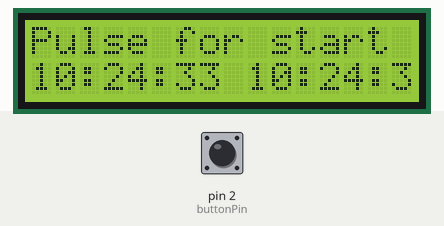
Simulated run of this sketch. Board: Arduino Uno, built with avr-gcc and run on an emulated ATmega328P. Shown: 16×2 character LCD. The inputs (shaded band) are chosen by the test bench; at power-on: pin 2 (buttonPin) LOW. The local clock reads 2024-03-15 10:24:30 at power-on unless the sketch sets it.

Above: at 3.2 s.
3.3 s: pin 2 (buttonPin) pulled HIGH for 0.15 s
At 4.8 s:
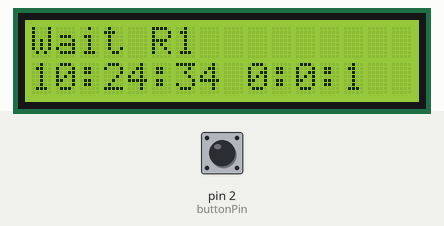
6.4 s: pin 2 (buttonPin) pulled HIGH for 1 s
At 7.2 s:
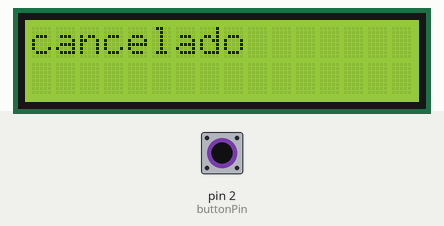
8.9 s: pin 2 (buttonPin) pulled HIGH for 0.15 s
At 10.5 s:
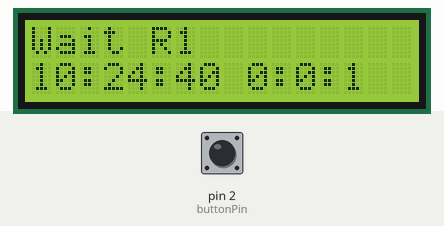
11.5 s: pin 2 (buttonPin) pulled HIGH for 1 s
At 13.8 s:
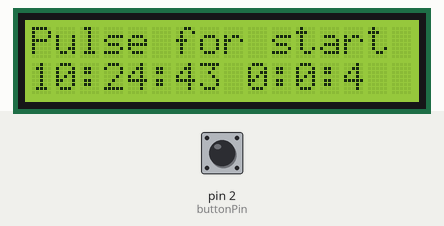
Timing chart, 0 to 15.3 s (numbered marks = the images above; inputs shaded):
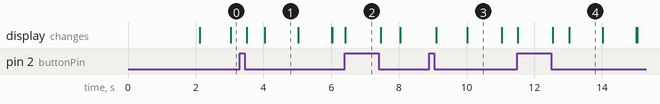

The sketch:

RK_protocol.ino
```cpp
//compatible con Arduino uno R3 y Mega R3

#include <Wire.h>
#include <LiquidCrystal_I2C.h>
#include <DS3231.h>

DS3231 rtc;  // Objeto para el RTC

LiquidCrystal_I2C lcd(0x27, 16, 2);  // LCD I2C 16x2

const int buttonPin = 2;
const int r1 = 3;

boolean z, y, sw, r, x;

uint32_t time_now = 0;
uint32_t time_new = 0;
uint32_t temp1;

void setup() {
  pinMode(buttonPin, INPUT);
  pinMode(r1, OUTPUT);

  lcd.init();
  lcd.backlight();
  lcd.print("automatic Kindling");
  delay(2000);
}

void loop() {
  uint16_t h;
  uint8_t m, s;

  if (z == 1 && digitalRead(buttonPin) == 1) {
    while (digitalRead(buttonPin) == 1) { delay(25); }
    z = 0; y = 0;
  }

  if (y == 0) {
    lcd.clear();
    lcd.print("Pulse for start");
    y = 1; sw = 0;
  }

  if (digitalRead(buttonPin) == 1 && sw == 0) {
    while (digitalRead(buttonPin) == 1) { delay(25); }
    time_now = getSecondsNow();
    x = 0;
    lcd.clear();
    lcd.print("Wait R1");
    sw = 1; r = 1;
  }

  time_new = getSecondsNow();

  if (x == 0 && sw == 1) {
    activarEvento(time_now, time_new, 1200, "Wait R2");
    activarEvento(time_now, time_new, 3600, "Wait R3");
    activarEvento(time_now, time_new, 6000, "Wait R4");
    activarEvento(time_now, time_new, 8400, "Wait R5");
    activarEvento(time_now, time_new, 10800, "Wait R6");

    if (time_new == time_now + 13200) {
      digitalWrite(r1, HIGH);
      lcd.setCursor(0, 0); lcd.print("              ");
      lcd.setCursor(8, 0); lcd.print("rele ON ");
    }
    if (time_new == time_now + 13210) {
      digitalWrite(r1, LOW);
      lcd.setCursor(0, 0); lcd.print("Fin de protocolo");
      z = 1;
    }
  }

  lcd.setCursor(0, 1);
  lcd.print(formatTimeString());

  lcd.setCursor(9, 1);
  temp1 = time_new - time_now;
  secondsToHMS(temp1, h, m, s);
  lcd.print(h); lcd.print(":"); lcd.print(m); lcd.print(":"); lcd.print(s);

  if (digitalRead(buttonPin) == 1 && r == 1) {
    r = 0;
    lcd.clear(); lcd.print("cancelado");
    while (digitalRead(buttonPin) == 1) { delay(25); }
    digitalWrite(r1, LOW); y = 0;
  }
}

void secondsToHMS(const uint32_t seconds, uint16_t &h, uint8_t &m, uint8_t &s) {
  uint32_t t = seconds;
  s = t % 60;
  t = (t - s) / 60;
  m = t % 60;
  t = (t - m) / 60;
  h = t;
}

uint32_t getSecondsNow() {
  bool h12, pm;
  return rtc.getHour(h12, pm) * 3600UL + rtc.getMinute() * 60UL + rtc.getSecond();
}

String formatTimeString() {
  bool h12, pm;
  char buffer[12];
  sprintf(buffer, "%02d:%02d:%02d", rtc.getHour(h12, pm), rtc.getMinute(), rtc.getSecond());
  return String(buffer);
}

void activarEvento(uint32_t base, uint32_t actual, uint32_t offset, const char* mensaje) {
  if (actual == base + offset) {
    digitalWrite(r1, HIGH);
    lcd.setCursor(0, 0); lcd.print("              ");
    lcd.setCursor(8, 0); lcd.print("rele ON ");
  }
  if (actual == base + offset + 10) {
    digitalWrite(r1, LOW);
    lcd.setCursor(0, 0); lcd.print(mensaje);
    lcd.setCursor(8, 0); lcd.print("rele OFF");
  }
}
```

Measured:
- after the input at 3.3 s, the display: first changes after 0.20 s (image 1 shows a later state)
- after the input at 6.4 s, the display: changes at once (image 2)
- after the input at 8.9 s, the display: first changes after 0.20 s (image 3 shows a later state)
- after the input at 11.5 s, the display: first changes at once (image 4 shows a later state)
- what the display in image 1 shows lasts 1.0 s, from 4.0 s to 5.0 s
